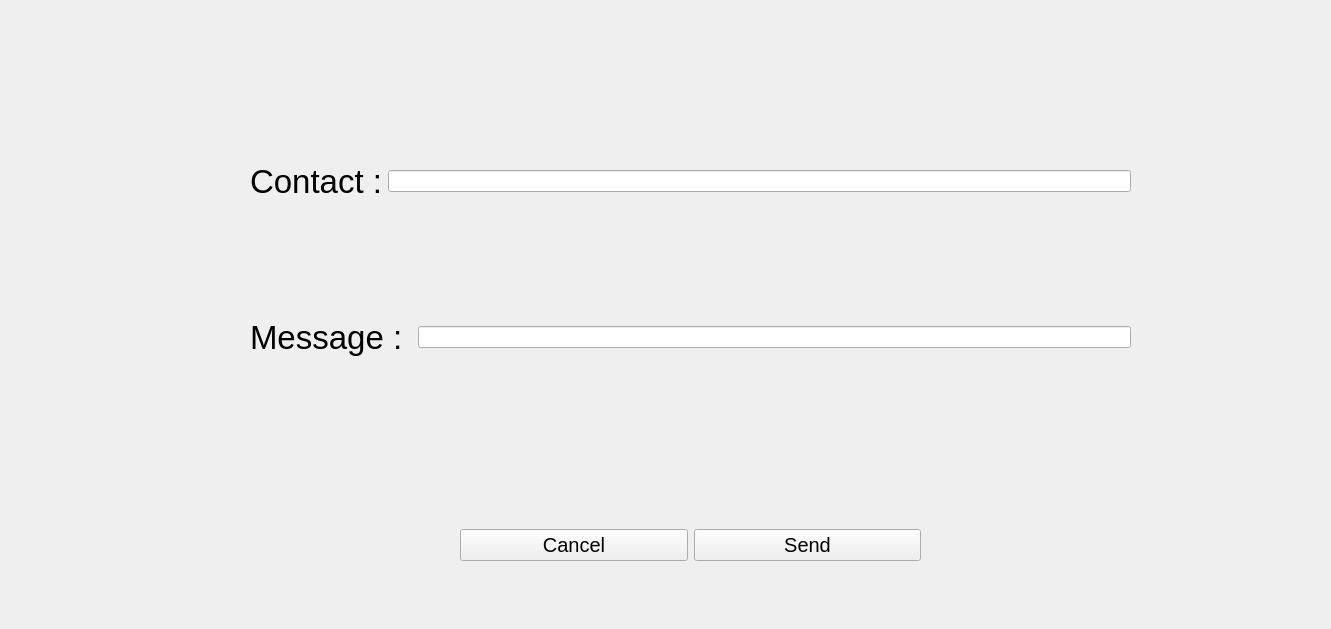
<?xml version="1.0" encoding="UTF-8"?>
<ui version="4.0">
 <class>SendToContact</class>
 <widget class="QWidget" name="SendToContact">
  <property name="geometry">
   <rect>
    <x>0</x>
    <y>0</y>
    <width>1331</width>
    <height>629</height>
   </rect>
  </property>
  <property name="windowTitle">
   <string>Form</string>
  </property>
  <widget class="QWidget" name="">
   <property name="geometry">
    <rect>
     <x>250</x>
     <y>50</y>
     <width>881</width>
     <height>421</height>
    </rect>
   </property>
   <layout class="QVBoxLayout" name="verticalLayout">
    <item>
     <layout class="QHBoxLayout" name="horizontalLayout">
      <item>
       <widget class="QLabel" name="label">
        <property name="font">
         <font>
          <pointsize>25</pointsize>
         </font>
        </property>
        <property name="text">
         <string>Contact :</string>
        </property>
       </widget>
      </item>
      <item>
       <widget class="QLineEdit" name="UsernameContactLineEdit"/>
      </item>
     </layout>
    </item>
    <item>
     <layout class="QHBoxLayout" name="horizontalLayout_2">
      <item>
       <widget class="QLabel" name="label_2">
        <property name="font">
         <font>
          <pointsize>25</pointsize>
         </font>
        </property>
        <property name="text">
         <string>Message : </string>
        </property>
       </widget>
      </item>
      <item>
       <widget class="QLineEdit" name="MessageContactLineEdit"/>
      </item>
     </layout>
    </item>
   </layout>
  </widget>
  <widget class="QWidget" name="">
   <property name="geometry">
    <rect>
     <x>460</x>
     <y>520</y>
     <width>461</width>
     <height>51</height>
    </rect>
   </property>
   <layout class="QHBoxLayout" name="horizontalLayout_3">
    <item>
     <widget class="QPushButton" name="CancelButton">
      <property name="font">
       <font>
        <pointsize>15</pointsize>
       </font>
      </property>
      <property name="text">
       <string>Cancel</string>
      </property>
     </widget>
    </item>
    <item>
     <widget class="QPushButton" name="SendButton">
      <property name="font">
       <font>
        <pointsize>15</pointsize>
       </font>
      </property>
      <property name="text">
       <string>Send</string>
      </property>
     </widget>
    </item>
   </layout>
  </widget>
 </widget>
 <resources/>
 <connections/>
</ui>
